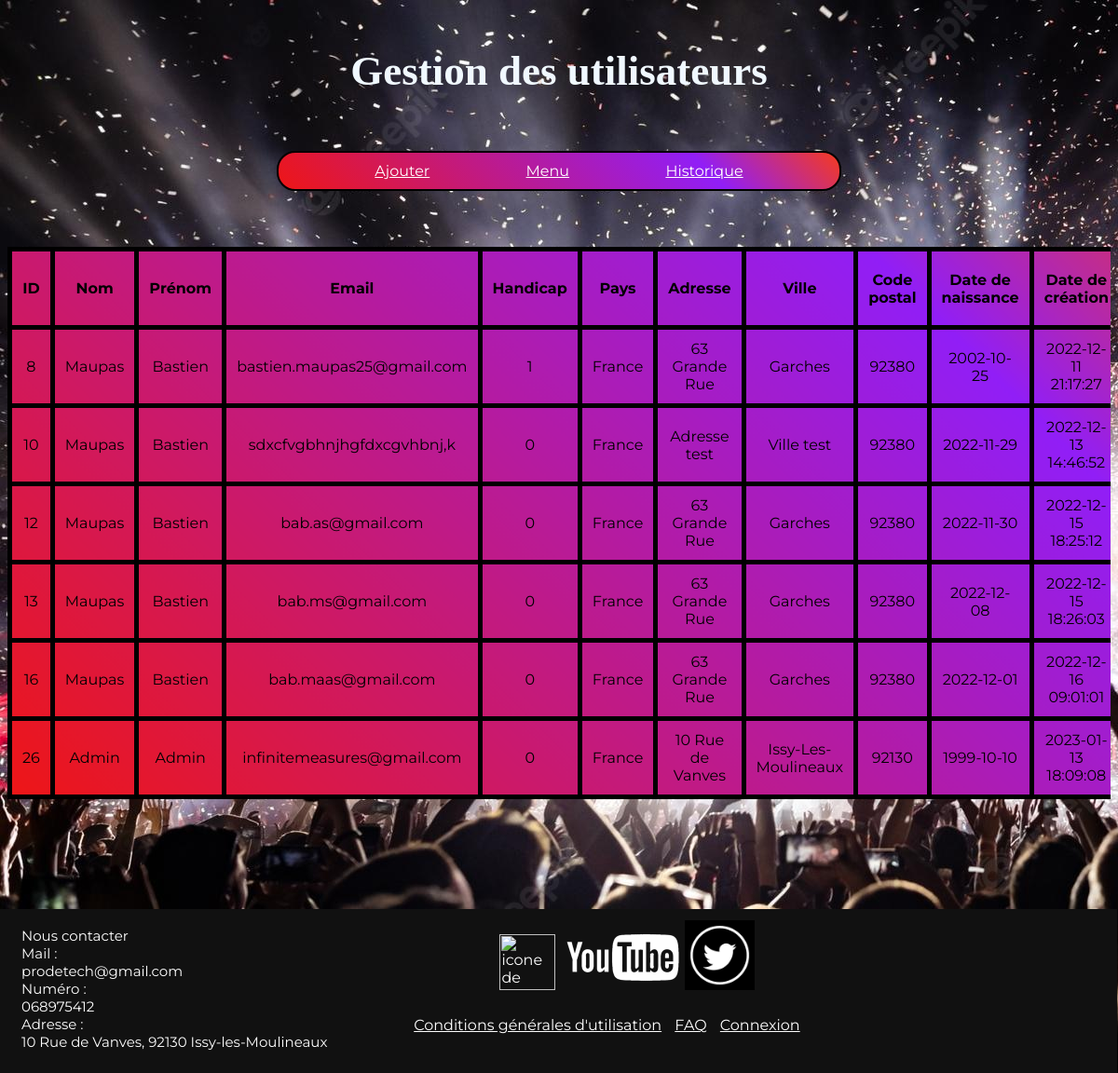
Page /Vue/Vue/paneladmin/gestionuser.php (signed in) on the committed database.
### tables this page shows
CREATE TABLE IF NOT EXISTS `user` (
  `id` int(11) NOT NULL AUTO_INCREMENT,
  `nom` varchar(30) NOT NULL,
  `prenom` varchar(30) NOT NULL,
  `email` varchar(70) NOT NULL,
  `numtelephone` int(10) NOT NULL,
  `adresse` varchar(200) NOT NULL,
  `pays` varchar(40) NOT NULL,
  `datedenaissance` date NOT NULL,
  `codepostal` int(5) NOT NULL,
  `ville` varchar(50) NOT NULL,
  `password` varchar(250) NOT NULL,
  `datedecreation` timestamp NOT NULL DEFAULT CURRENT_TIMESTAMP,
  `handicap` tinyint(1) DEFAULT NULL,
  `role_id` int(11) DEFAULT NULL,
  PRIMARY KEY (`id`),
  UNIQUE KEY `email` (`email`),
  UNIQUE KEY `numtelephone` (`numtelephone`),
  KEY `FK_role_id` (`role_id`)
);

### Vue/Vue/paneladmin/gestionuser.php (the view, shortened to what this page needs)
<?php
  $host = 'localhost';
  $dbname = 'siteweb';
  $username = 'root';
  $password = '';
  $dsn = "mysql:host=$host;dbname=$dbname";
  $sql = "SELECT * FROM user";
  try{
   $pdo = new PDO($dsn, $username, $password);
   $stmt = $pdo->query($sql);
  }catch (PDOException $e){
    echo $e->getMessage();
  }
?>
<?php
if(isset($_SESSION['role_id'])){
    if($_SESSION['role_id'] == 2){
?>
<!DOCTYPE html>
        <html>
            <link rel="stylesheet" href="gestionuser.css">
            <body>
<h1 style="margin: 50px; auto; padding: 0px; font-family: Elephant;">Gestion des utilisateurs</h1>
<div id="actionmenu">
  <a href="variablehtml.php" class="action">Ajouter</a>
  <a href="accueiladmin.php" class="action">Menu</a>
  <a href="vuehistoryuser.php" class="action">Historique</a>
</div>
<div style="overflow-x: scroll;">
<table class= "fond" style ="overflow-x:scroll; margin-top: 50px" >
<thead>
        <tr>
          <th class="test">ID</th>
          <th>Nom</th>
          <th>Prénom</th>
          <th>Email</th>
          <th>Handicap</th>
          <th>Pays</th>
          <th>Adresse</th>
          <th>Ville</th>
          <th>Code postal</th>
          <th>Date de naissance</th>
          <th>Date de création</th>
        </tr>
      </thead>
<tbody>
        <?php while($row = $stmt->fetch(PDO::FETCH_ASSOC)) : ?>
        <tr>
          <td><?php echo htmlspecialchars($row['id']); ?></td>
          <td><?php echo htmlspecialchars($row['nom']); ?></td>
          <td><?php echo htmlspecialchars($row['prenom']); ?></td>
          <td><?php echo htmlspecialchars($row['email']); ?></td>
          <td><?php echo htmlspecialchars($row['handicap']); ?></td>
          <td><?php echo htmlspecialchars($row['pays']); ?></td>
          <td><?php echo htmlspecialchars($row['adresse']); ?></td>
          <td><?php echo htmlspecialchars($row['ville']); ?></td>
          <td><?php echo htmlspecialchars($row['codepostal']); ?></td>
          <td><?php echo htmlspecialchars($row['datedenaissance']); ?></td>
          <td><?php echo htmlspecialchars($row['datedecreation']); ?></td>
        </tr>
        <?php endwhile; ?>
      </tbody>
        </table>
</div>
        <footer>
           <div class="contact">
           <br>
            Nous contacter <br>
            Mail :<br> prodetech@gmail.com <br>
            Numéro :<br> 068975412 <br>
            Adresse :<br>10 Rue de Vanves, 92130 Issy-les-Moulineaux
            </div>
            <div class="foot">
            <div class="reseaux">
            <a href="https://www.instagram.com/pro_detech"> <img src="../../../PNG/insta.png" alt="icone de insta" height="60"></a>
            <img src="../../../PNG/youtube.png" alt="icone de insta" height="70">
            <img src="../../../PNG/twitter.png" alt="icone de insta" height="75">
            </div>
            <div class="lien">
            <a href="../CGU/cgu.php">Conditions générales d'utilisation</a>
            <a href="../FAQ/faq.php"> FAQ</a>
            <a href="../Connexionuser/login1.php">Connexion</a>
            </div> </div>
             </footer>
    <?php
    }}
    ?>

### Vue/Vue/paneladmin/gestionuser.css (style rules this page uses)
* { font-family: 'Montserrat', sans-serif; }
body { background-image:url(../../../PNG/fete.jpg); }
#actionmenu { display: flex; flex-direction: row; background: linear-gradient(225deg,#f53b1e 0%,#911ef6 25%,#ee1616 100%); width: 50%; margin: 60px auto 10px auto; justify-content: space-evenly; border-radius: 20px; border: solid 2px black; padding: 5px; }
table { border-collapse: collapse; position: relative; border: solid 5px black; margin-bottom: 10%; background: linear-gradient(225deg,#f53b1e 0%,#911ef6 25%,#ee1616 100%); overflow-x:scroll }
th { border: 5px solid black; padding: 11px; }
td { border: 5px solid black; padding: 11px; text-align: center; }
h1 { text-align: center; font-size: 45px; color: aliceblue; }
footer { background-color: #111; position: absolute; width: 100%; margin-left: -9px; display: flex; }
.contact { font-size:15px; margin-left: 2%; font-family: 'Montserrat', sans-serif; flex-direction: column; color: white; margin-bottom: 2%; }
.reseaux { display:block; margin-left:30%; margin-top: 2%; justify-content: space-between; }
.foot { display: flex; display: inline-block; width: 50%; }
.lien { font-family: 'Montserrat', sans-serif; color: aliceblue; margin-top: 4%; text-align: center; }
a { color: white; padding: 5px; }

### Vue/Vue/paneladmin/gestionuser.php (style rules this page uses)
body { top: 0px !important; }

### rows in the picture
user: id "8", nom "Maupas", prenom "Bastien", email "bastien.maupas25@gmail.com", handicap "1", pays "France", adresse "63 Grande Rue", ville "Garches", codepostal "92380", datedenaissance "2002-10-25", datedecreation "2022-12-11 21:17:27"
user: id "10", nom "Maupas", prenom "Bastien", email "sdxcfvgbhnjhgfdxcgvhbnj,k", handicap "0", pays "France", adresse "Adresse test", ville "Ville test", codepostal "92380", datedenaissance "2022-11-29", datedecreation "2022-12-13 14:46:52"
user: id "12", nom "Maupas", prenom "Bastien", email "bab.as@gmail.com", handicap "0", pays "France", adresse "63 Grande Rue", ville "Garches", codepostal "92380", datedenaissance "2022-11-30", datedecreation "2022-12-15 18:25:12"
user: id "13", nom "Maupas", prenom "Bastien", email "bab.ms@gmail.com", handicap "0", pays "France", adresse "63 Grande Rue", ville "Garches", codepostal "92380", datedenaissance "2022-12-08", datedecreation "2022-12-15 18:26:03"
user: id "16", nom "Maupas", prenom "Bastien", email "bab.maas@gmail.com", handicap "0", pays "France", adresse "63 Grande Rue", ville "Garches", codepostal "92380", datedenaissance "2022-12-01", datedecreation "2022-12-16 09:01:01"
user: id "26", nom "Admin", prenom "Admin", email "infinitemeasures@gmail.com", handicap "0", pays "France", adresse "10 Rue de Vanves", ville "Issy-Les-Moulineaux", codepostal "92130", datedenaissance "1999-10-10", datedecreation "2023-01-13 18:09:08"
